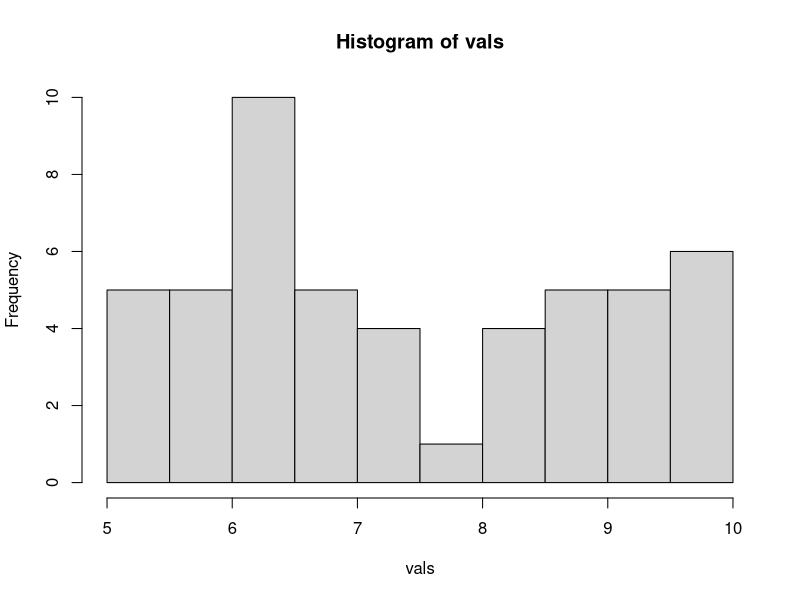
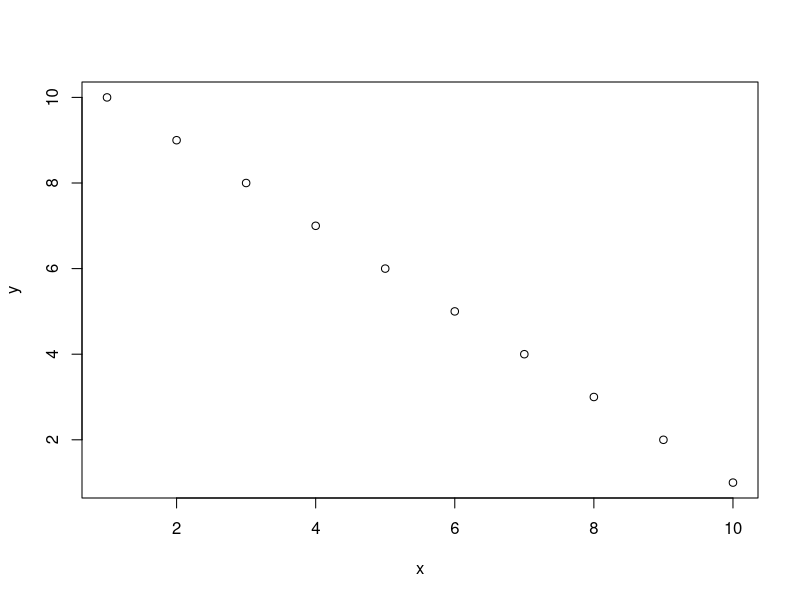
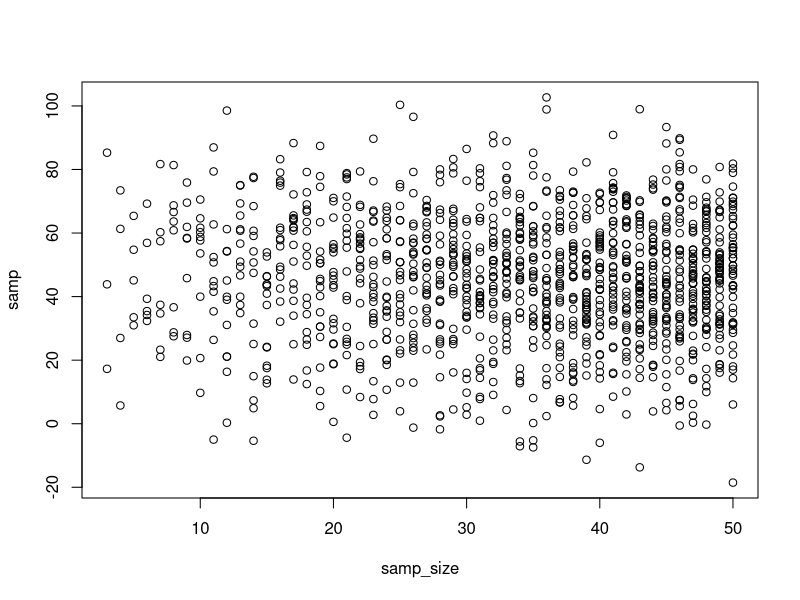
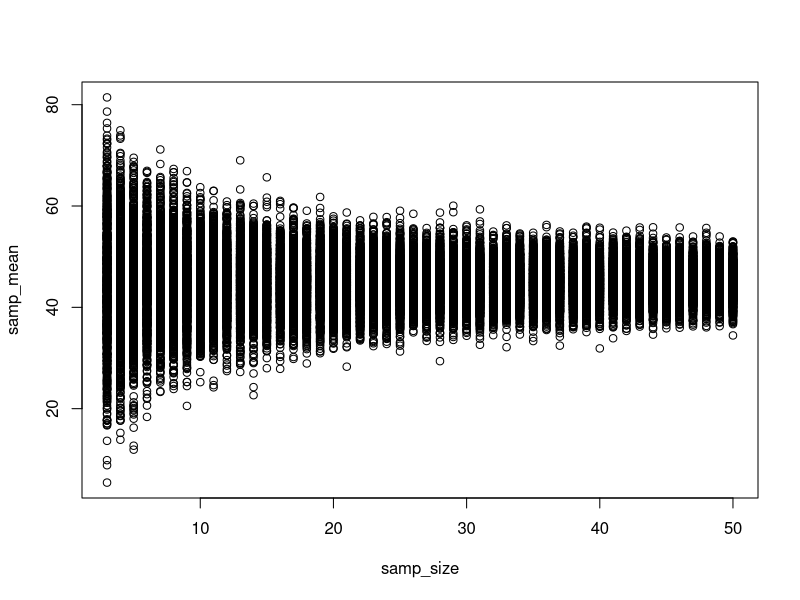
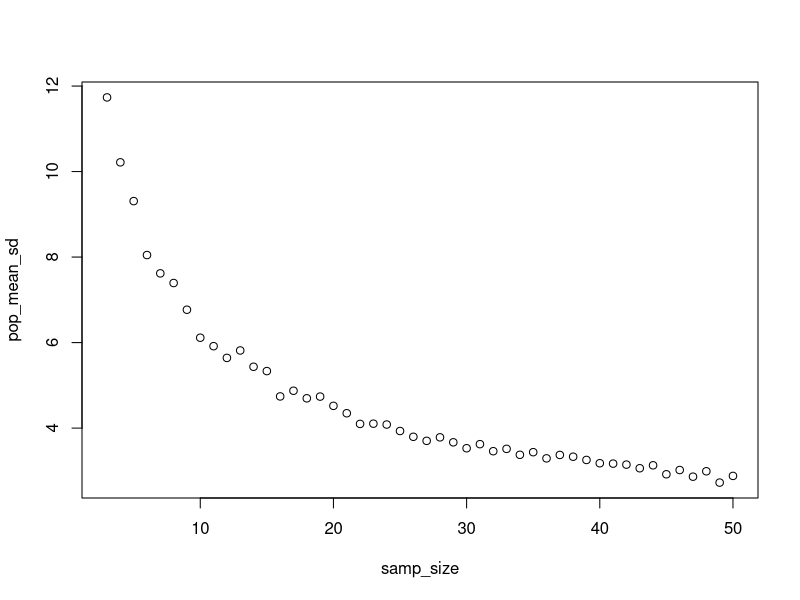

Write R code to recreate these figures, in order.
## ---- chunk 1
knitr::opts_chunk$set(echo = TRUE,
                      message = FALSE,
                      warning = FALSE)
## ---- chunk 2
vec <- 1:10
len <- length(vec)
sq <- sqrt(len)
log(sq)
## ---- chunk 3
log(sqrt(length(1:10)))
## ---- chunk 4
#If you haven't, install.packages("magrittr") first
library(magrittr)
1:10 %>% sum()
## ---- chunk 5
1:10 %>% 
  sum() %>%
  sqrt()
## ---- chunk 6
#just some random numbers
vals <- runif(50, 5, 10)

#the histogram
hist(vals)
## ---- chunk 7
#first, a data frame
my_df <- data.frame(x=1:10, y=10:1)

#note how data is used
#as well as column names in the equation
plot(y ~ x, data=my_df)
## ---- chunk 8
library(dplyr)

mtcars2 <-  mutate(mtcars, log_mpg = log(mpg)) 

head(mtcars2)
## ---- chunk 9
mtcars2 <- mtcars %>%
    mutate(log_mpg = log(mpg))

head(mtcars2)
## ---- chunk 10
mtcars_group <- mtcars %>%
  group_by(gear) %>%
  mutate(avg_mpg = mean(mpg)) %>%
  ungroup()

head(mtcars_group)
## ---- chunk 11
mtcars %>%
  group_by(gear) %>%
  summarize(avg_mpg = mean(mpg),
            sd_mpg = sd(mpg)) %>% 
  ungroup()
## ---- chunk 12
head(select(mtcars2, -mpg))
## ---- chunk 13
mtcars3 <- mtcars %>%
  select(wt, am, gear)

head(mtcars3)
## ---- chunk 14
head(select(mtcars2, contains("mpg")))
## ---- chunk 15
mtcars_filter <- mtcars %>%
  filter(cyl != 3)

head(mtcars_filter)
## ---- chunk 16
replicate(n = 5, sum(1:10))
## ---- chunk 17
library(purrr)
map_dbl(1:5, ~sum(1:10))
## ---- chunk 18
map_df(1:10, ~data.frame(x = .x, y = sum(1:.x)))
## ---- chunk 19
map_df(1:10, ~data.frame(x = .x, y = cumsum(1:.x)))
## ---- chunk 20
my_vec <- c(11, 10, 10, 9, 10, 11, 10, 9, 10, 
            12, 9, 11, 8, 11, 11, 10, 11, 10, 
            11, 9)
## ---- chunk 21
set.seed(323)
samp <- rnorm(n = 40, mean = 10, sd = 3)
## ---- chunk 22
rbinom(10, size = 30, prob = 0.5)
## ---- chunk 23
runif(10, min = -1, max = 1)
## ---- chunk 24
# our assumptions
mean_pop <- 45
sd_pop <- 20

# use rep to repeat the sample sizes 3 through 50
samp_sim <- data.frame(samp_size = 3:50)
## ---- chunk 25
samp_sim_1 <- samp_sim %>%
  rowwise(samp_size) %>%
  summarize(samp = rnorm(samp_size, mean_pop, sd_pop))

plot(samp ~ samp_size, data = samp_sim_1)
## ---- chunk 26
samp_sim_means_2 <- samp_sim %>%
  rowwise(samp_size) %>%
  summarize(samp_mean = 
              replicate(2, rnorm(samp_size, mean_pop, sd_pop) %>% mean()))

samp_sim_means_2
## ---- chunk 27
# Take a data frame with a bunch of sample sizes
# For each row
# Replicate calculating the mean from a random draw some number of times
## ---- chunk 28
# Take a data frame with a bunch of sample sizes
sim_results <- samp_sim %>%

  # For each row
  rowwise(samp_size) %>%
  
  # Replicate calculating the mean from a random draw some number of times
  summarize(samp_mean = map_dbl(1:1000, 
                                ~ rnorm(samp_size, mean_pop, sd_pop) %>%
                                  mean()))
## ---- chunk 29
# Take a data frame with a bunch of sample sizes
sim_results <- samp_sim %>%

  # For each row
  rowwise(samp_size) %>%
  
  # Replicate calculating the mean 
  # and Sdfrom a random draw some number of times
  summarize(map_df(1:1000, 
                   ~data.frame(sim = .x,
                               samp_mean = rnorm(samp_size,
                                                 mean_pop, 
                                                 sd_pop) %>%
                                 mean(),
                               samp_sd = rnorm(samp_size,
                                               mean_pop, 
                                               sd_pop) %>%
                                 sd())))

sim_results
## ---- chunk 30
plot(samp_mean ~ samp_size, data=sim_results)
## ---- chunk 31
# Take our sampSim data
# Group it by sample size
# Take the SD of the sample size
# ungroup the resulting data
# Sort it by SD
# Look at the top 5 entries.
## ---- chunk 32
# Take our sampSim data
sampSim_summary <- sim_results %>%
  # Group it by sample size
  group_by(samp_size) %>%
  # Take the SD of the sample size
  summarize(pop_mean_sd = sd(samp_mean))

## ---- chunk 33
sampSim_summary <- sampSim_summary %>%
  # Sort it by SD
  arrange(pop_mean_sd)

sampSim_summary
## ---- chunk 34
plot(pop_mean_sd ~ samp_size, data = sampSim_summary)
## ---- chunk 35
mean(samp)

sd(samp)

median(samp)
## ---- chunk 36
IQR(samp)
## ---- chunk 37
#quartiles by defeault
quantile(samp)

#or, get what you want
quantile(samp, probs = c(0.05, 0.1, 0.5, 0.9, 0.95))
## ---- chunk 38
set.seed(2020)
samp <- rnorm(n = 40, mean = 10, sd = 3)
## ---- chunk 39
one_boot <- sample(samp, size = length(samp), replace = TRUE)
## ---- chunk 40
median_sims <- replicate(n = 100, 
                         median(sample(samp,length(samp), replace=TRUE)))

sd(median_sims)
